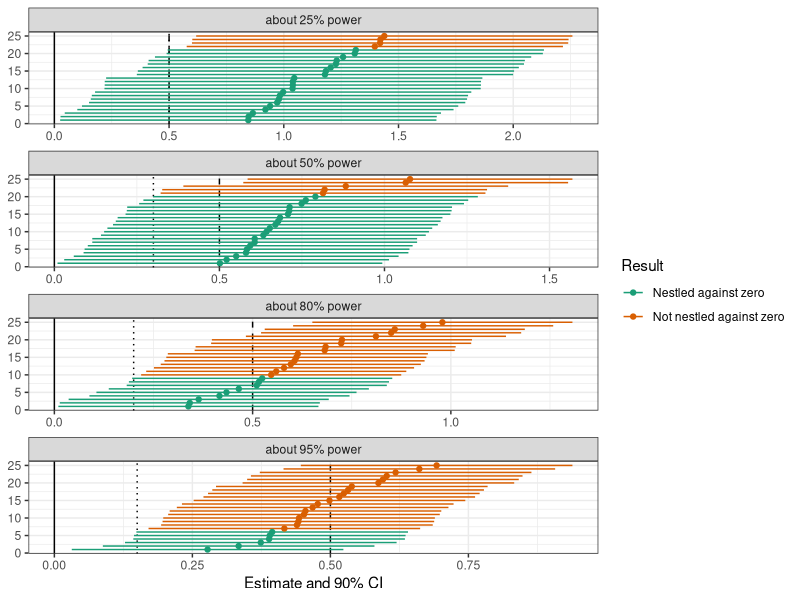
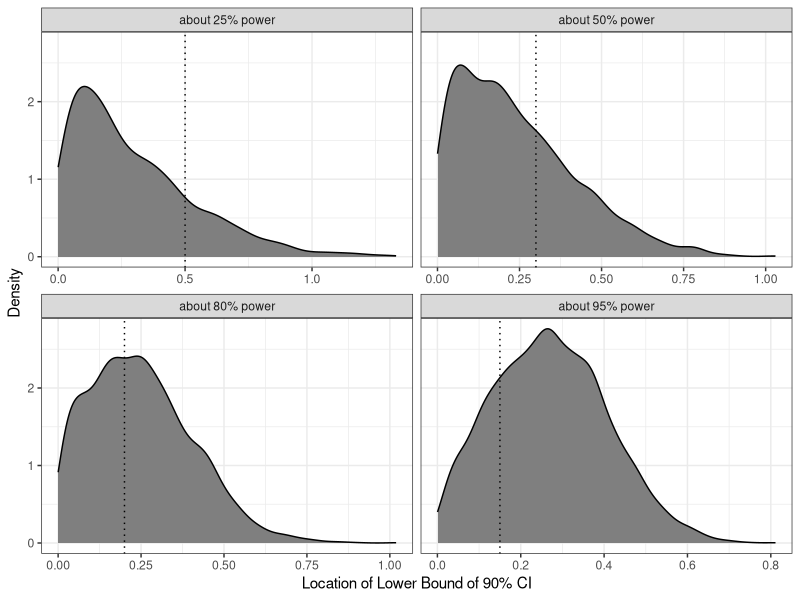

These figures' R source, in order:
## ---- chunk 1

# load packages
library(tidyverse)

# create a parameter for the true effect
true_effect <- 0.5 # just assumed by me

# create a data frame of standard errors (with approximate power)
se_df <- tribble(
  ~se,    ~pwr,
  0.5,    "about 25% power",
  0.3,    "about 50% power",
  0.2,    "about 80% power",
  0.15,   "about 95% power"
)

# create function to simulate estimates for each standard error
simulate_estimates <- function(se, pwr) {
  tibble(
    est = rnorm(n_cis, mean = true_effect, sd = se),
    se = se,
    pwr = pwr
  )
}

# simulate the estimates, compute the confidence intervals, and wrangle
n_cis <- 5000  # the number of cis to create
ci_df <- se_df %>% 
  # simulate estimates
  pmap_dfr(simulate_estimates) %>%
  # compute confidence intervals
  mutate(lwr = est - 1.64*se, 
         upr = est + 1.64*se) %>%
  # summarize the location of the confidence interval
  mutate(result = case_when(lwr < 0 ~ "Not significant",
                            lwr < se ~ "Nestled against zero",
                            lwr >= se~ "Not nestled against zero"))
## ---- chunk 2
# confirm power calculations
ci_df %>%
  group_by(se, pwr) %>%
  summarize(sim_pwr = 1 - mean(result == "Not significant"),
            sim_pwr = scales::percent(sim_pwr, accuracy = 1)) %>%
    select(SE = se, 
         Power = pwr,
         `Percent Significant` = sim_pwr) %>%
  kableExtra::kable(format = "markdown")
## ---- chunk 3

gg_df <- ci_df %>%
  filter(lwr > 0) %>% # apply significance filter 
  # sample 25 intervals (from those that are significant)
  group_by(se, pwr) %>%
  sample_n(25) %>%
  # create id (ordered by estimate value)
  group_by(se, pwr) %>%
  arrange(est) %>%
  mutate(ci_id = 1:n())
  
ggplot(gg_df, aes(x = est, xmin = lwr, xmax = upr, y = ci_id,
                    color = result)) + 
  facet_wrap(vars(pwr), ncol = 1, scales = "free_x") + 
  geom_vline(data = se_df, aes(xintercept = se), linetype = "dotted") +
  geom_vline(xintercept = 0) + 
  geom_vline(xintercept = true_effect, linetype = "dashed") + 
  geom_errorbarh(height = 0) + 
  geom_point() + 
  scale_color_brewer(type = "qual", palette = 2) + 
  theme_bw() + 
  labs(x = "Estimate and 90% CI",
       y = NULL,
       color = "Result")
## ---- chunk 4
gg_df <- ci_df %>%
  filter(lwr > 0) # apply significance filter 
ggplot(gg_df, aes(x = lwr)) + 
  facet_wrap(vars(pwr), scales = "free_x") + 
  geom_density(fill = "grey50") + 
  geom_vline(data = se_df, aes(xintercept = se), linetype = "dotted") + 
  theme_bw() + 
  labs(x = "Location of Lower Bound of 90% CI",
       y = "Density",
       color = "Power")
## ---- chunk 5
ci_df %>%
  group_by(se, pwr, result) %>%
  summarize(frac = n()/n_cis, .groups = "drop") %>%
  pivot_wider(names_from = result, values_from = frac) %>%
  mutate(`Nestled, given significant` = `Nestled against zero`/(1 - `Not significant`),
         `Not nestled, given significant` = `Not nestled against zero`/(1 - `Not significant`)) %>%
  select(SE = se, 
         Power = pwr,
         `Not significant`,
         `Nestled against zero`,
         `Not nestled against zero`,
         `Nestled, given significant`,
         `Not nestled, given significant`) %>%
  mutate(across(`Not significant`:`Not nestled, given significant`, ~ scales::percent(., accuracy = 1))) %>%
  kableExtra::kable()
